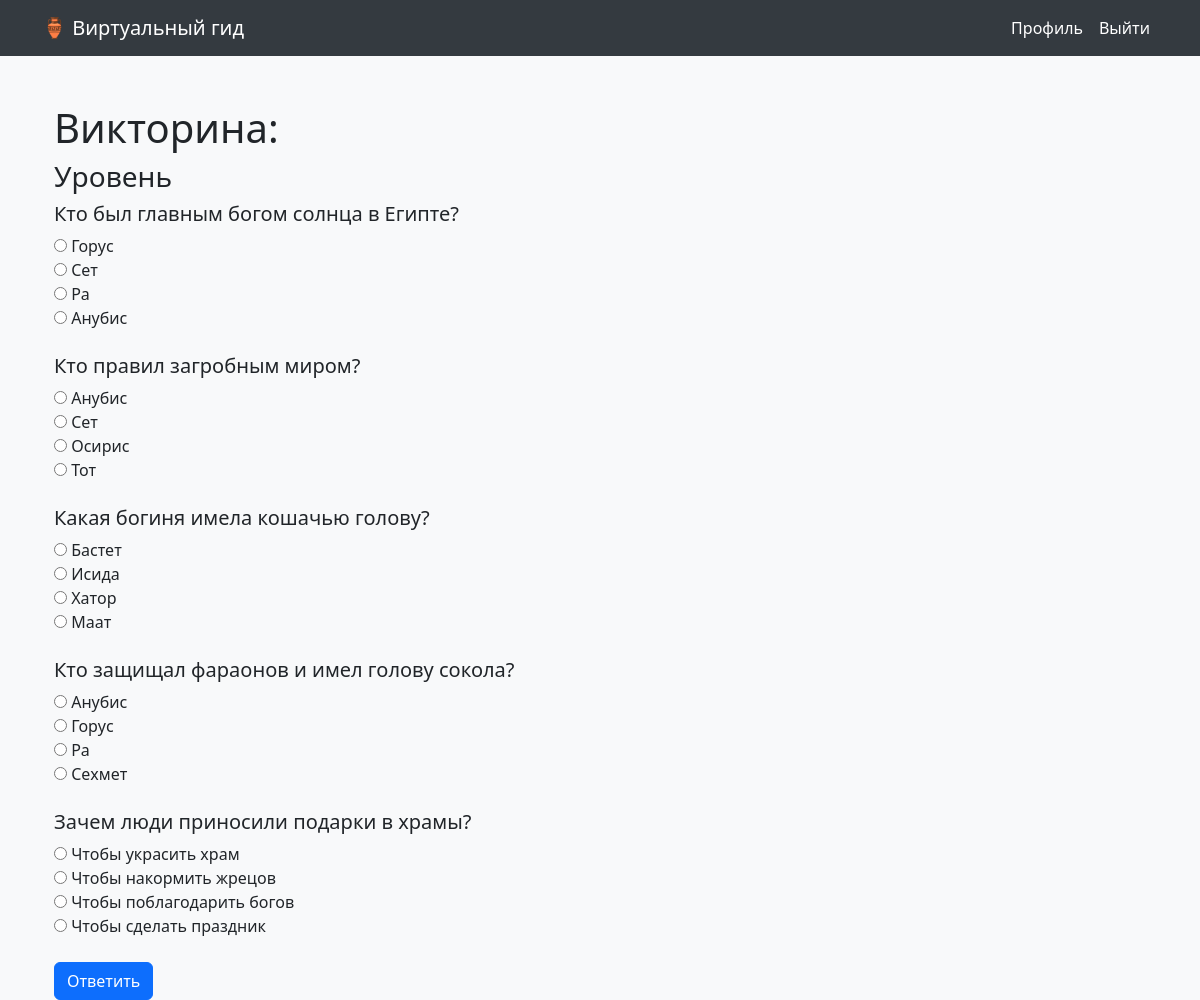
/era/4/quiz/ (signed in), run on the app's committed database.
### guide/models.py (models this page shows, shortened)
class QuizQuestion(models.Model):
    lecture = models.ForeignKey(Lecture, on_delete=models.CASCADE, related_name='quiz_questions')
    question = models.CharField(max_length=255, default='')
    option1 = models.CharField(max_length=255, default='')
    option2 = models.CharField(max_length=255, default='')
    option3 = models.CharField(max_length=255, default='')
    option4 = models.CharField(max_length=255, default='')
    correct_answer = models.CharField(max_length=255, default='')

### guide/views.py (the view, shortened to what this page needs)
# urls.py: path('era/<int:pk>/quiz/', views.quiz, name='quiz'),
@login_required
def quiz(request, pk):
    lecture = get_object_or_404(Lecture, pk=pk)
    questions = list(lecture.quiz_questions.all())
    return render(request, 'guide/quiz.html', {
        'lecture': lecture,
        'questions': questions
    })

### guide/templates/guide/quiz.html (shortened to what this page needs)
{% extends 'guide/base.html' %}
{% block content %}
<div class="container mt-5">
    <h1>Викторина: {{ era.name }}</h1>
    <h3>Уровень {{ current_level }}</h3>
    <form method="post">
        {% for question in questions %}
        <div class="mb-4">
            <h5>{{ question.question }}</h5>
            <div>
                <input type="radio" id="option1_{{ forloop.counter }}" name="question_{{ forloop.counter }}" value="{{ question.option1 }}" required>
                <label for="option1_{{ forloop.counter }}">{{ question.option1 }}</label>
            </div>
            <div>
                <input type="radio" id="option2_{{ forloop.counter }}" name="question_{{ forloop.counter }}" value="{{ question.option2 }}">
                <label for="option2_{{ forloop.counter }}">{{ question.option2 }}</label>
            </div>
            <div>
                <input type="radio" id="option3_{{ forloop.counter }}" name="question_{{ forloop.counter }}" value="{{ question.option3 }}">
                <label for="option3_{{ forloop.counter }}">{{ question.option3 }}</label>
            </div>
            <div>
                <input type="radio" id="option4_{{ forloop.counter }}" name="question_{{ forloop.counter }}" value="{{ question.option4 }}">
                <label for="option4_{{ forloop.counter }}">{{ question.option4 }}</label>
            </div>
        </div>
        {% endfor %}
        <button type="submit" class="btn btn-primary">Ответить</button>
    </form>
</div>
{% endblock %}

### guide/templates/guide/base.html (style rules this page uses)
body { background-color: #f8f9fa; }

### data on the page
QuizQuestion: question "Кто был главным богом солнца в Египте?", option1 "Горус", option2 "Сет", option3 "Ра", option4 "Анубис"
QuizQuestion: question "Кто правил загробным миром?", option1 "Анубис", option2 "Сет", option3 "Осирис", option4 "Тот"
QuizQuestion: question "Какая богиня имела кошачью голову?", option1 "Бастет", option2 "Исида", option3 "Хатор", option4 "Маат"
QuizQuestion: question "Кто защищал фараонов и имел голову сокола?", option1 "Анубис", option2 "Горус", option3 "Ра", option4 "Сехмет"
QuizQuestion: question "Зачем люди приносили подарки в храмы?", option1 "Чтобы украсить храм", option2 "Чтобы накормить жрецов", option3 "Чтобы поблагодарить богов", option4 "Чтобы сделать праздник"
